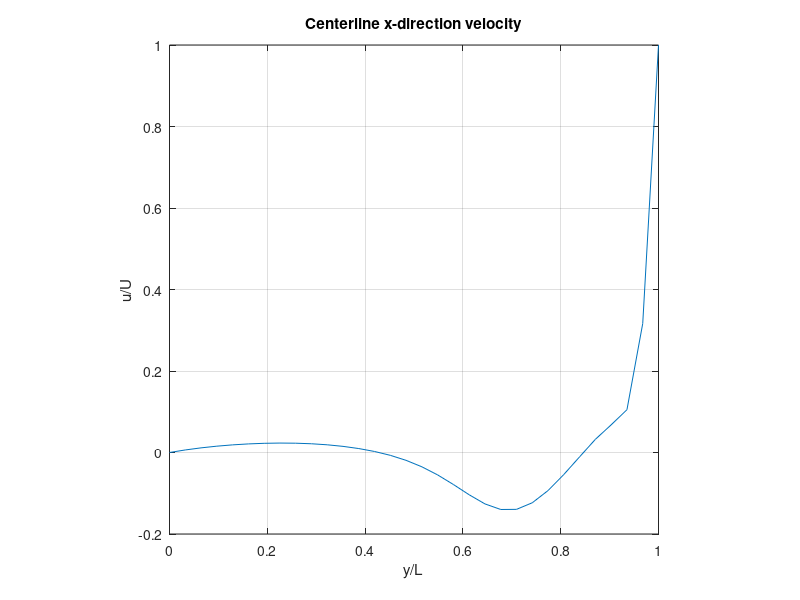
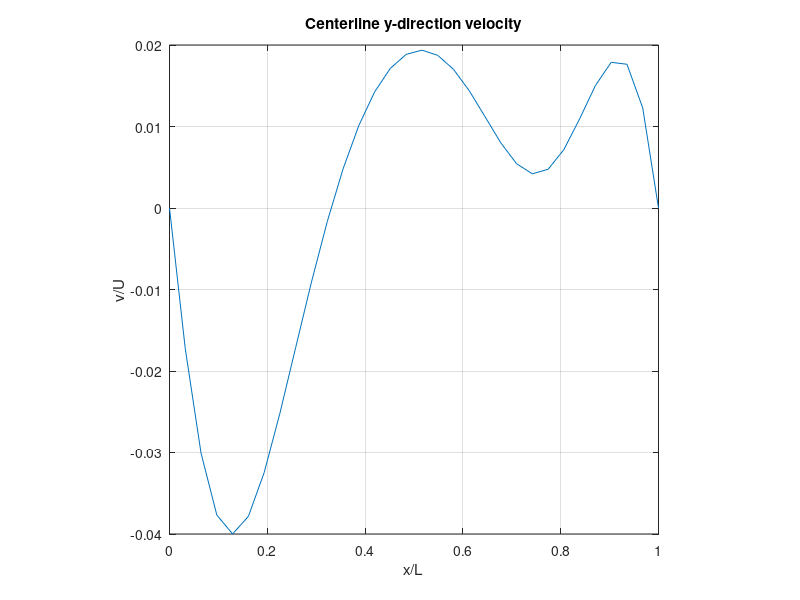
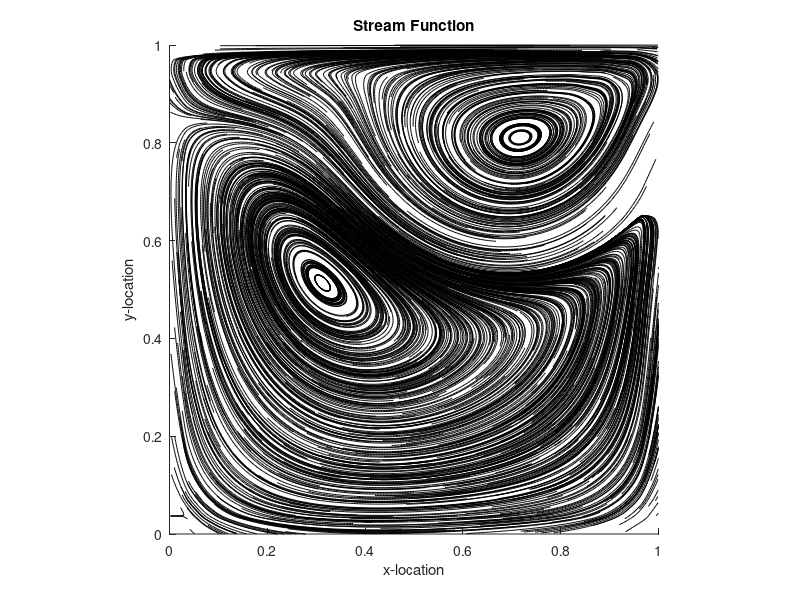

Write MATLAB code to recreate these figures, in order.
%% VORTICITY/STREAM FUNCTION LID DRIVEN CAVITY FLOW SOLVER JOE MOLVAR
clear all;
close all;
clc;
%%% GIVENS
Nx = 32; L = 1; Wall_Velocity = 1; % Nodes X; Domain Size; Velocity
% rho = 1; mu = 0.01; % Density; Dynamic Viscosity;
Re = 1000;
dt = 0.001; maxIt = 1e5; maxe = 1e-7; % Time Step; Max iter; Max error
%%% SETUP 1D GRID
Ny = Nx; h=L/(Nx-1); x = 0:h:L; y = 0:h:L;
im = 1:Nx-2; i = 2:Nx-1; ip = 3:Nx; jm = 1:Ny-2; j = 2:Ny-1; jp = 3:Ny;
%%% PRELOCATE MATRIXES
Vo = zeros(Nx,Ny); St = Vo; Vop = Vo; u = Vo; v = Vo;
%%% SOLVE LOOP SIMILAR TO GAUSS-SIEDEL METHOD
for iter = 1:maxIt
%%% CREATE BOUNDARY CONDITIONS
Vo(1:Nx,Ny) = -2*St(1:Nx,Ny-1)/(h^2) - Wall_Velocity*2/h; % Top
Vo(1:Nx,1) = -2*St(1:Nx,2) /(h^2); % Bottom
Vo(1,1:Ny) = -2*St(2,1:Ny) /(h^2); % Left
Vo(Nx,1:Ny) = -2*St(Nx-1,1:Ny)/(h^2); % Right
%%% PARTIALLY SOLVE VORTICITY TRANSPORT EQUATION
Vop = Vo;
Vo(i,j) = Vop(i,j) + ...
(-1*(St(i,jp)-St(i,jm))/(2*h) .* (Vop(ip,i)-Vop(im,j))/(2*h)+...
(St(ip,j)-St(im,j))/(2*h) .* (Vop(i,jp)-Vop(i,jm))/(2*h)+...
(Wall_Velocity*L/Re)*(Vop(ip,j)+Vop(im,j)-4*Vop(i,j)+Vop(i,jp)+Vop(i,jm))/(h^2))*dt;
%%% PARTIALLY SOLVE ELLIPTICAL VORTICITY EQUATION FOR STREAM FUNCTION
St(i,j) = (Vo(i,j)*h^2 + St(ip,j) + St(i,jp) + St(i,jm) + St(im,j))/4;
%%% CHECK FOR CONVERGENCE
if iter > 10
error = max(max(Vo - Vop));
if error < maxe
break;
end
end
end
%%% CREATE VELOCITY FROM STREAM FUNCTION
u(2:Nx-1,Ny) = Wall_Velocity;
u(i,j) = (St(i,jp)-St(i,jm))/(2*h); v(i,j) = (-St(ip,j)+St(im,j))/(2*h);
%%% PLOTS
cm = hsv(ceil(100/0.7)); cm = flipud(cm(1:100,:));

figure(1); plot(y,u(round(Ny/2),:));
title('Centerline x-direction velocity');
xlabel('y/L'); ylabel('u/U'); axis('square'); xlim([0 L]); grid on
N = 1000; xstart = max(x)*rand(N,1); ystart = max(y)*rand(N,1);
[X,Y] = meshgrid(x,y);
figure(2); plot(x,v(:,round(Nx/2)));
title('Centerline y-direction velocity');
xlabel('x/L'); ylabel('v/U'); axis('square'); xlim([0 L]); grid on
N = 1000; xstart = max(x)*rand(N,1); ystart = max(y)*rand(N,1);
[X,Y] = meshgrid(x,y);
figure(3); h=streamline(X,Y,u',v',xstart,ystart,[0.1, 200]);
title('Stream Function'); xlabel('x-location'); ylabel('y-location')
axis('equal',[0 L 0 L]); set(h,'color','k')
